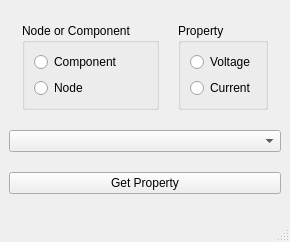
<?xml version="1.0" encoding="UTF-8"?>
<ui version="4.0">
 <class>RequestProperty</class>
 <widget class="QMainWindow" name="RequestProperty">
  <property name="geometry">
   <rect>
    <x>0</x>
    <y>0</y>
    <width>290</width>
    <height>242</height>
   </rect>
  </property>
  <property name="sizePolicy">
   <sizepolicy hsizetype="Fixed" vsizetype="Fixed">
    <horstretch>0</horstretch>
    <verstretch>0</verstretch>
   </sizepolicy>
  </property>
  <property name="minimumSize">
   <size>
    <width>290</width>
    <height>242</height>
   </size>
  </property>
  <property name="maximumSize">
   <size>
    <width>290</width>
    <height>242</height>
   </size>
  </property>
  <property name="windowTitle">
   <string>Request Property</string>
  </property>
  <widget class="QWidget" name="centralwidget">
   <layout class="QVBoxLayout" name="verticalLayout_2">
    <item>
     <layout class="QHBoxLayout" name="horizontalLayout">
      <item>
       <widget class="QGroupBox" name="NodeComponent">
        <property name="sizePolicy">
         <sizepolicy hsizetype="Fixed" vsizetype="Fixed">
          <horstretch>0</horstretch>
          <verstretch>0</verstretch>
         </sizepolicy>
        </property>
        <property name="title">
         <string>Node or Component</string>
        </property>
        <layout class="QVBoxLayout" name="verticalLayout_3">
         <item>
          <widget class="QRadioButton" name="ComponentButton">
           <property name="sizePolicy">
            <sizepolicy hsizetype="Fixed" vsizetype="Fixed">
             <horstretch>0</horstretch>
             <verstretch>0</verstretch>
            </sizepolicy>
           </property>
           <property name="text">
            <string>Component</string>
           </property>
          </widget>
         </item>
         <item>
          <widget class="QRadioButton" name="NodeButton">
           <property name="sizePolicy">
            <sizepolicy hsizetype="Fixed" vsizetype="Fixed">
             <horstretch>0</horstretch>
             <verstretch>0</verstretch>
            </sizepolicy>
           </property>
           <property name="text">
            <string>Node</string>
           </property>
          </widget>
         </item>
        </layout>
       </widget>
      </item>
      <item>
       <widget class="QGroupBox" name="Properties">
        <property name="sizePolicy">
         <sizepolicy hsizetype="Fixed" vsizetype="Fixed">
          <horstretch>0</horstretch>
          <verstretch>0</verstretch>
         </sizepolicy>
        </property>
        <property name="title">
         <string>Property</string>
        </property>
        <layout class="QVBoxLayout" name="verticalLayout">
         <item>
          <widget class="QRadioButton" name="VoltageButton">
           <property name="sizePolicy">
            <sizepolicy hsizetype="Fixed" vsizetype="Fixed">
             <horstretch>0</horstretch>
             <verstretch>0</verstretch>
            </sizepolicy>
           </property>
           <property name="text">
            <string>Voltage</string>
           </property>
          </widget>
         </item>
         <item>
          <widget class="QRadioButton" name="CurrentButton">
           <property name="sizePolicy">
            <sizepolicy hsizetype="Fixed" vsizetype="Fixed">
             <horstretch>0</horstretch>
             <verstretch>0</verstretch>
            </sizepolicy>
           </property>
           <property name="text">
            <string>Current</string>
           </property>
          </widget>
         </item>
        </layout>
       </widget>
      </item>
     </layout>
    </item>
    <item>
     <widget class="QComboBox" name="comboBox"/>
    </item>
    <item>
     <widget class="QPushButton" name="getPropertyBtn">
      <property name="text">
       <string>Get Property</string>
      </property>
     </widget>
    </item>
   </layout>
  </widget>
  <widget class="QStatusBar" name="statusbar"/>
  <action name="actionNew">
   <property name="enabled">
    <bool>true</bool>
   </property>
   <property name="text">
    <string>New</string>
   </property>
   <property name="shortcut">
    <string>Ctrl+N</string>
   </property>
  </action>
  <action name="actionOpen">
   <property name="text">
    <string>Open</string>
   </property>
   <property name="shortcut">
    <string>Ctrl+O</string>
   </property>
  </action>
  <action name="actionSave">
   <property name="text">
    <string>Save</string>
   </property>
   <property name="shortcut">
    <string>Ctrl+S</string>
   </property>
  </action>
  <action name="actionNodal">
   <property name="text">
    <string>Nodal</string>
   </property>
  </action>
  <action name="actionMesh">
   <property name="text">
    <string>Mesh</string>
   </property>
  </action>
 </widget>
 <resources/>
 <connections/>
</ui>
